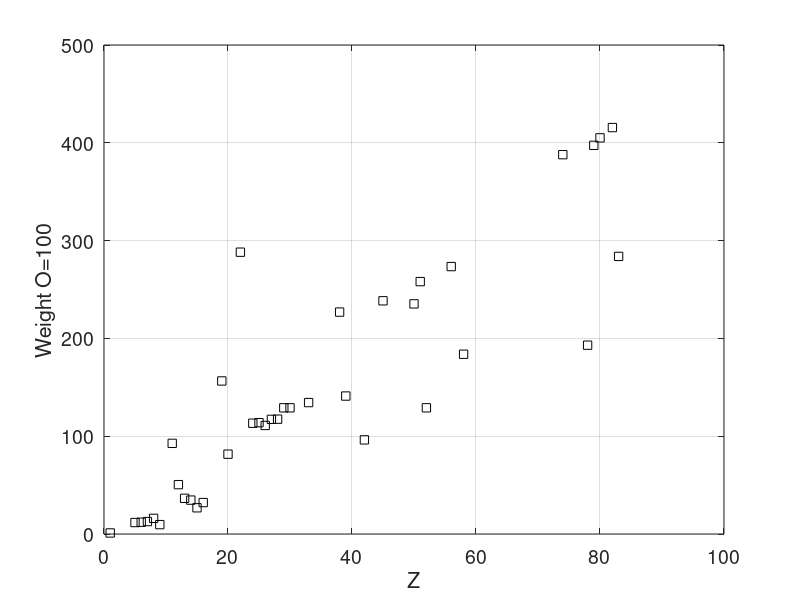
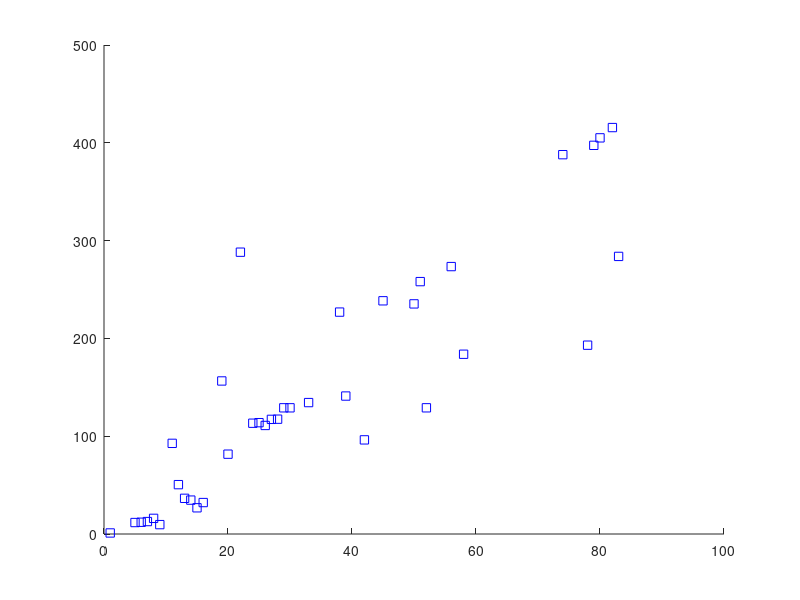

These charts were generated, in order, by the following MATLAB code: (Note: this script raises an error after producing the figures.)
% 2026-02-11
% Berzelius mass
%
% Jöns Jacob Berzelius.  Essay on the Cause of Chemical Proportions, and
% on Some Circumstances Relating to Them: Together with a Short and
% Easy Method of Expressing Them.
% Annals of Philosophy 2, 443-454 (1813), 3, 51-62, 93-106, 244-257, 353-364
%
% Namearray = [,H,He,Li,Be,B,C,N,O,F,Ne,Na,Mg,Al,Si,P,S,Cl,Ar,K,Ca,Sc,Ti,V,Cr,Mn,
%Fe,Co,Ni,Cu,Zn,Ga,Ge,As,Se,Br,Kr,Rb,Sr,Y, Zr,Nb,Mo,Tc,Ru,Rh,Pd,Ag,Cd,In,Sn,Sb,
%Te,I,Xe,Cs,Ba,La,Ce,Pr,Nd,Pm,Sm,Eu,Gd,Tb,Dy,Ho,Er,Tm,Yb,Lu,Hf,Ta,W,Re,Os,Ir,Pt,
% Au,Hg,Tl,Pb,Bi,Po,At,Rn,Fr,Ra,Ac,Th,Pa,U,Np,Pu]

% O = 100

 BerzeliusWeight  = [,6.636,NaN(1), NaN(1), NaN(1),73.273,75.1,79.54,100,60.,NaN(1),579.32,315.46, ...
228.025,216.66 ,167.5,201,NaN(1), NaN(1),978.0,510.2,NaN(1),1801,NaN(1),708,711.575, ...
693.64,732.61,733.8,806.48,806.45,NaN(1), NaN(1),839.9,NaN(1), NaN(1),NaN(1), NaN(1), ...
1418.14,881.66,  NaN(1), NaN(1),601.56, NaN(1), NaN(1),1490.31, NaN(1), NaN(1), ...
NaN(1), NaN(1),1470.59,1612.96, 806.48,NaN(1), NaN(1),NaN(1), 1709., NaN(1), 1148.8,...
NaN(1), NaN(1), NaN(1),NaN(1), NaN(1), NaN(1),NaN(1), NaN(1), NaN(1),NaN(1), NaN(1), NaN(1), ...
NaN(1), NaN(1), NaN(1),2424.2,NaN(1), NaN(1), NaN(1),1206.7,  2483.8,2531.6, NaN(1), ...
 2597.4	,1774.,NaN(1), NaN(1), NaN(1),NaN(1), NaN(1), NaN(1),NaN(1), NaN(1), NaN(1),NaN(1), NaN(1)]


 BerzeliusWeight  = BerzeliusWeight  / 100 * 16

##Muriatic radicle &	M&139.56	&...	& 157.7	&... \\
##Fluoric radicle	& F &	60. &	... &	... &	... \\




## [,1, NaN(1), NaN(1), NaN(1), NaN(1),6,14,16, NaN(1), NaN(1), NaN(1),12,8, NaN(1),14,16,36, NaN(1),40,20, NaN(1),144, NaN(1), ...
## 18,56, 28,28,28,32,32, NaN(1), NaN(1),48, NaN(1), NaN(1), NaN(1), NaN(1),48, ...
## NaN(1),  NaN(1),  NaN(1),48,  NaN(1), NaN(1),120,  NaN(1),108,  NaN(1),  NaN(1), ...
## 60,88, 32,124,  NaN(1), NaN(1), 70, NaN(1),92,NaN(1), NaN(1), NaN(1),NaN(1), ...
## NaN(1), NaN(1),NaN(1), NaN(1), NaN(1),NaN(1), NaN(1), NaN(1),NaN(1), NaN(1), NaN(1), 96, ...
## NaN(1), NaN(1), NaN(1),96, 200,100, NaN(1),104,72, NaN(1), NaN(1), NaN(1), ...
## NaN(1), NaN(1), NaN(1), NaN(1), NaN(1),96, NaN(1), NaN(1)]

figure
plot( BerzeliusWeight, 'sk' )
set(gca,  "fontsize", 14);
grid on
xlabel('Z')
ylabel('Weight O=100')
figure_name_out=strcat('BerzeliusWeight','.png')
print('-dpng', '-r300', figure_name_out), pwd

figure
hold on
pB = plot( BerzeliusWeight, 'sb' )
pP = plot( ProutMass1815, 'sr' )
set(gca,  "fontsize", 14);
grid on
xlabel('Z')
ylabel('Weight')
figure_name_out=strcat('ProutBerzeliusWeight','.png')
print('-dpng', '-r300', figure_name_out), pwd
